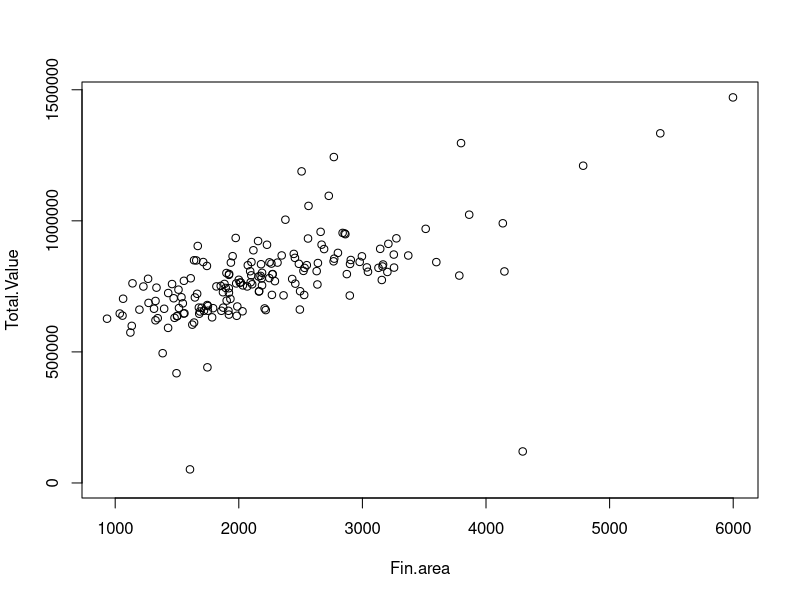
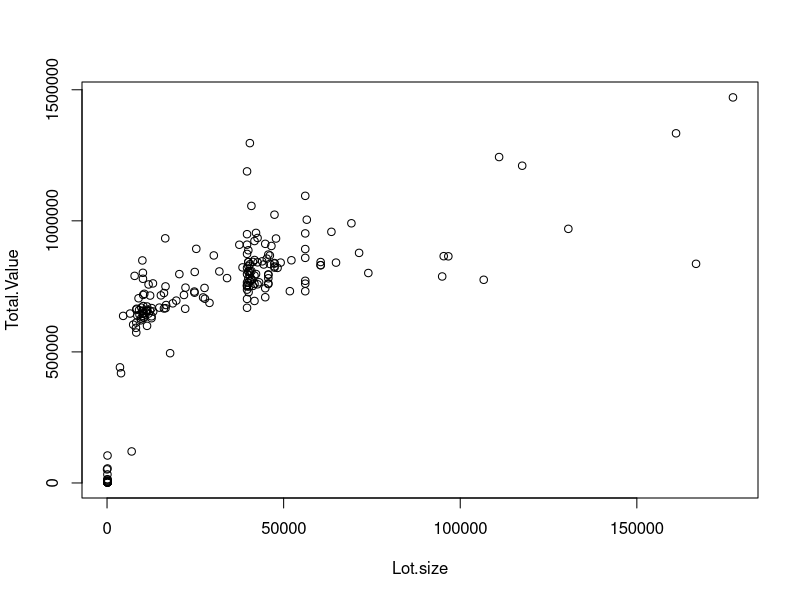
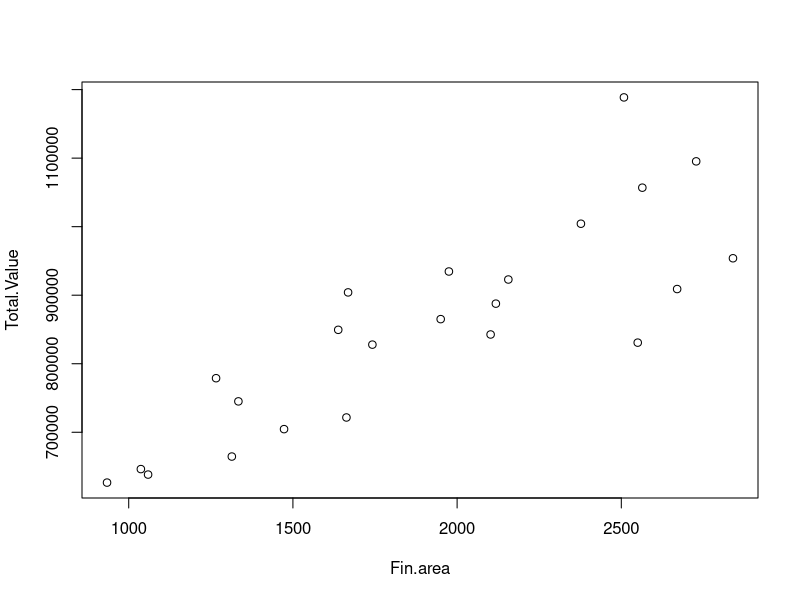
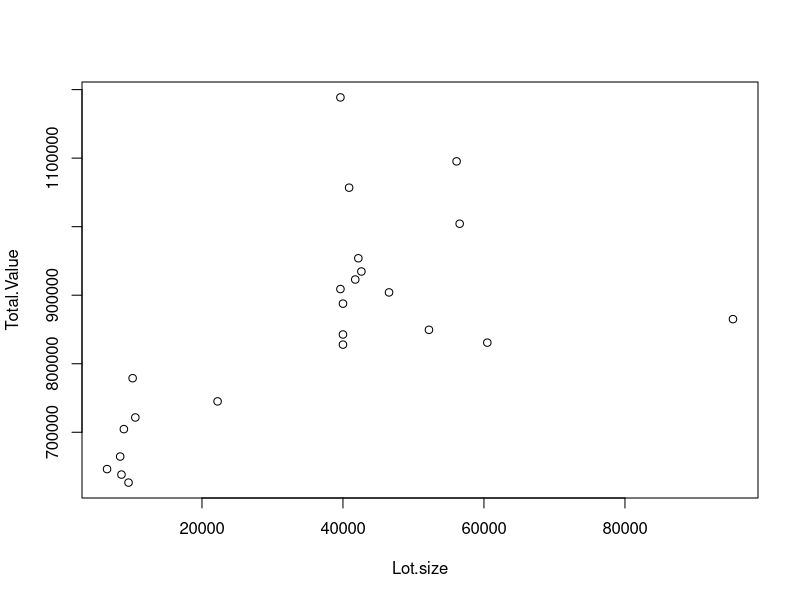
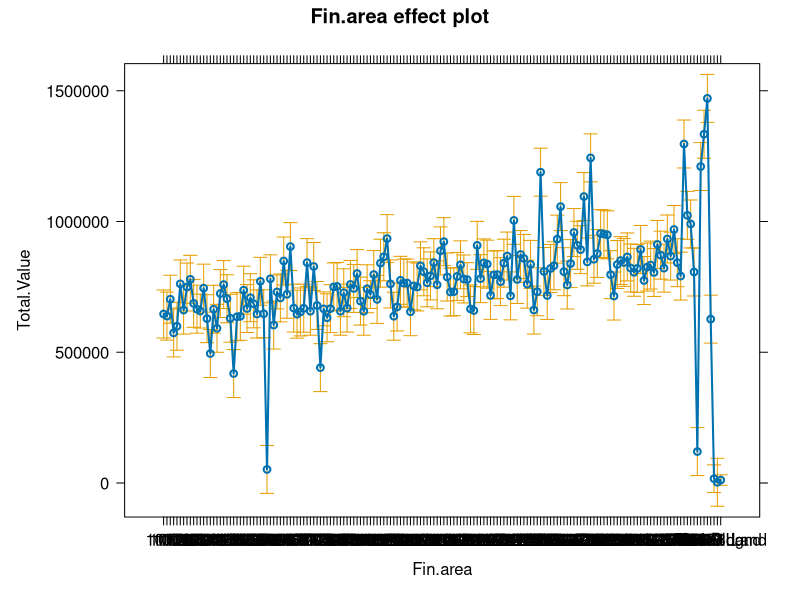
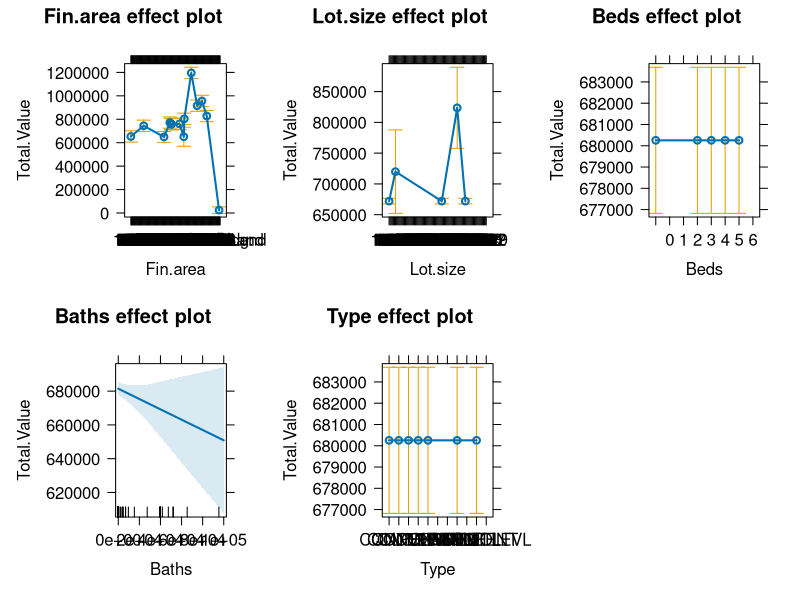

Write the R code that produced these figures, in order. (Note: this script raises an error after producing the figures.)
# Real Estate analysis
# 15-Sep-2024

 # SETUP ####
# load packages
library(lubridate)
library(readxl)
library(ggplot2)
library(tidyr)
library(effects)
library(dplyr)
library(zoo) # rollmean
 
 
# Import Data
D <- read.csv("all2000_20230127.csv")
D$Total.Value <- as.numeric(gsub("[$,]", "", D$Total.Value))
D <- D[!is.na(D$Fin.area), ]
D <- D[!is.na(D$Total.Value), ]

# Separate types
Ra <- D[D$Type=='RANCH', ]
Cp <- D[D$Type=='CAPE', ]
Co <- D[D$Type=='COLONIAL', ]
Sl <- D[D$Type=='SPLIT LEVL', ]

plot(Total.Value ~ Fin.area, data=D)
plot(Total.Value ~ Lot.size, data=D)
plot(Total.Value ~ Fin.area, data=Ra)
plot(Total.Value ~ Lot.size, data=Ra)

######### All
lm_faD <- lm(Total.Value ~ Fin.area, data=D)
summary(lm_faD)
plot(allEffects(lm_faD))

glm_faD <- glm(Total.Value ~ Fin.area + Lot.size + Beds + Baths + Type, family=gaussian, data=D)
summary(glm_faD)
plot(allEffects(glm_faD))

#newdata=data.frame(nickel=c(80, 90, 99, 100, 101, 110))
#predict(glm_nickel, newdata, type="response") # odds of getting migraine given levels of nickel intake (ug)

######### Ranch
lm_faRa <- lm(Total.Value ~ Fin.area, data=Ra)
summary(lm_faRa)
plot(allEffects(lm_faRa))

plot(Total.Value ~ Fin.area, data=Ra)
abline(lm_faRa)


glm_Ra <- glm(Total.Value ~ Fin.area + Lot.size + Beds + Baths, family=gaussian, data=Ra)
summary(glm_Ra)
plot(allEffects(glm_Ra))

new_fa=data.frame(Fin.area=c(0, 5000))
new_Ra=predict(lm_faRa, new_fa, type="response")

######### Cape
lm_faCp <- lm(Total.Value ~ Fin.area, data=Cp)
summary(lm_faCp)
plot(allEffects(lm_faCp))

glm_Cp <- glm(Total.Value ~ Fin.area + Lot.size + Beds + Baths, family=gaussian, data=Cp)
summary(glm_Cp)
plot(allEffects(glm_Cp))

######### Colonial
lm_faCo <- lm(Total.Value ~ Fin.area, data=Co)
summary(lm_faCo)
plot(allEffects(lm_faCo))

glm_Co <- glm(Total.Value ~ Fin.area + Lot.size + Beds + Baths, family=gaussian, data=Co)
summary(glm_Co)
plot(allEffects(glm_Co))

######### Split Level
lm_faSl <- lm(Total.Value ~ Fin.area, data=Sl)
summary(lm_faSl)
plot(allEffects(lm_faSl))

glm_Sl <- glm(Total.Value ~ Fin.area + Lot.size + Beds + Baths, family=gaussian, data=Sl)
summary(glm_Sl)
plot(allEffects(glm_Sl))

#############Summarize

# Create an empty plot
plot(Ra$Fin.area, Ra$Total.Value, type="n", xlim=c(500, 5500), ylim=c(200000, 1200000), 
     xlab="Finished Area, sqft", ylab="Total Assesed Value, $", main="Wenham Neighborhood 2000")
lines(Ra$Fin.area, Ra$Total.Value, type="p", pch=1, col="red")
abline(lm_faRa, col="red")
lines(Cp$Fin.area, Cp$Total.Value, type="p", pch=2, col="blue")
abline(lm_faCp, col="blue")
lines(Co$Fin.area, Co$Total.Value, type="p", pch=3, col="green")
abline(lm_faCo, col="green")
lines(Sl$Fin.area, Sl$Total.Value, type="p", pch="S", col="black")
abline(lm_faSl, col="black")
legend("topleft", legend=c("Ranch", "Cape", "Colonial", "Split Level"), col=c("red", "blue", "green", "black"), lty=1)
